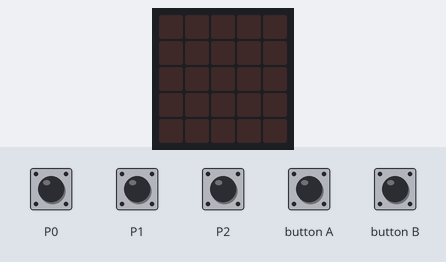
Bench run of a program on a simulated BBC micro:bit (MakeCode). Parts: the board's 5×5 LED display. The test bench sets the inputs (shaded band).

Above: at 1.2 s.
1.3 s: touch pin P0 pressed for 0.15 s
At 2.6 s:
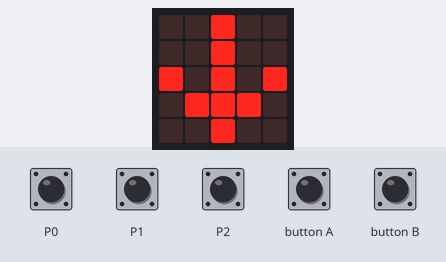
2.9 s: touch pin P1 pressed for 0.15 s
At 3.9 s:
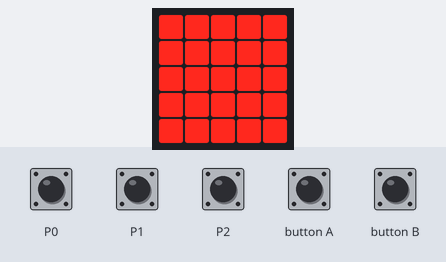
4.5 s: touch pin P2 pressed for 0.15 s
At 5.1 s:
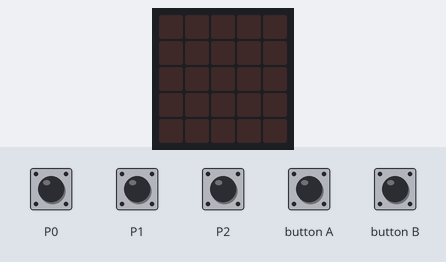
6.1 s: button A pressed for 0.15 s
At 7.4 s:
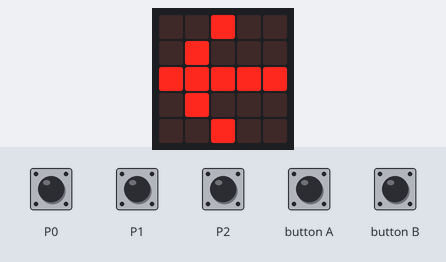
7.7 s: button B pressed for 0.15 s
At 8.7 s:
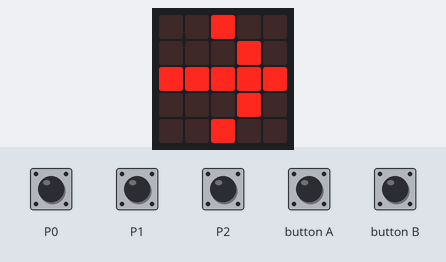
Timing chart, 0 to 10.3 s (numbered marks = the images above; inputs shaded):
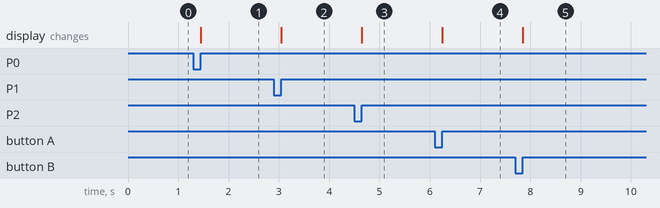

Measured:
- after the input at 1.3 s, the display: changes after 0.15 s (image 1)
- after the input at 2.9 s, the display: changes after 0.15 s (image 2)
- after the input at 4.5 s, the display: changes after 0.15 s (image 3)
- after the input at 6.1 s, the display: changes after 0.15 s (image 4)
- after the input at 7.7 s, the display: changes after 0.15 s (image 5)

The program:

main.ts
```typescript
input.onPinPressed(TouchPin.P0, function () {
    if (4 == 4) {
        basic.showArrow(ArrowNames.South)
    }
})
input.onButtonPressed(Button.A, function () {
    if (2 == 2) {
        basic.showArrow(ArrowNames.West)
    }
})
input.onPinPressed(TouchPin.P2, function () {
    if (6 == 6) {
        basic.showLeds(`
            . . . . .
            . . . . .
            . . . . .
            . . . . .
            . . . . .
            `)
    }
})
input.onButtonPressed(Button.B, function () {
    if (3 == 3) {
        basic.showArrow(ArrowNames.East)
    }
})
input.onPinPressed(TouchPin.P1, function () {
    if (5 == 5) {
        basic.showLeds(`
            # # # # #
            # # # # #
            # # # # #
            # # # # #
            # # # # #
            `)
    }
})
radio.setGroup(1)
basic.forever(function () {

})
```

test.ts
```typescript
// aquí va el archivo "tests"; esto no se compilará cuando este paquete se utilice como una extensión.
```
